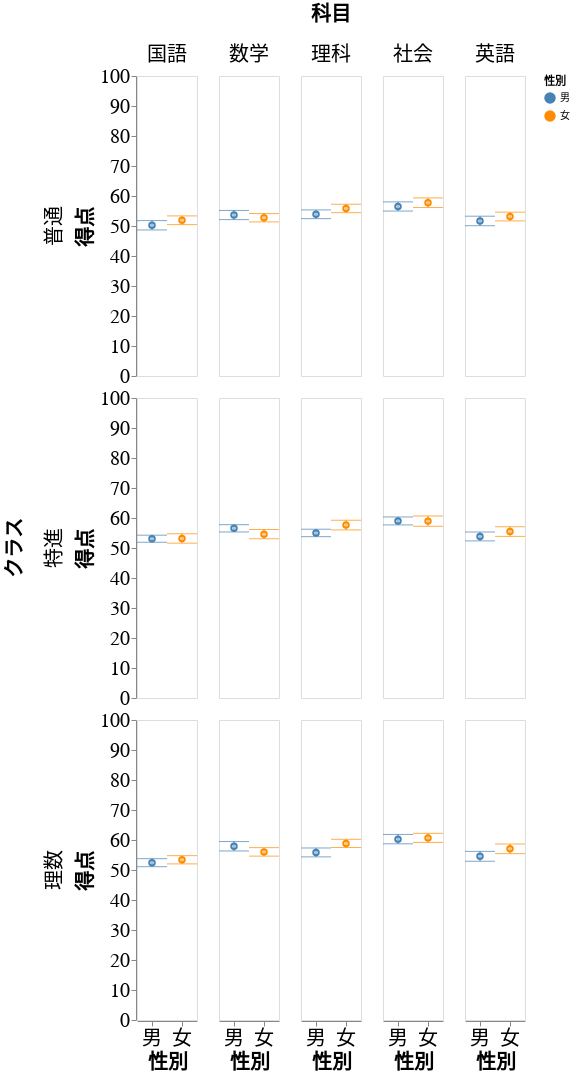

The code cell stored with this chart in its notebook:
### Markdown cell above
## 図の重ね合わせ

各教科の得点の平均を``mark_point()``で、標準誤差を``mark_errorbar()``で表示し、それらを組み合わせる。

### Code cell
import altair as alt
from altair_saver import save

point = (
    alt.Chart()
    .mark_point()
    .encode(
        x=alt.X(
            "性別",
            axis=alt.Axis(
                labelFontSize=20, ticks=True, titleFontSize=20, grid=False, labelAngle=0
            ),
            sort=sex,
        ),
        y=alt.Y(
            "得点:Q",
            aggregate="mean",
            axis=alt.Axis(
                labelFontSize=20, ticks=True, titleFontSize=20, grid=False, domain=True
            ),
            scale=alt.Scale(domain=[0, 100]),
        ),
        color=alt.Color(
            "性別",
            scale=alt.Scale(domain=sex, range=["steelblue", "darkorange"]),
        ),
    )
)

bar = (
    alt.Chart()
    .mark_errorbar(extent="stderr", ticks=True, orient="vertical")
    .encode(
        x=alt.X(
            "性別",
            axis=alt.Axis(
                labelFontSize=20, ticks=True, titleFontSize=20, grid=False, labelAngle=0
            ),
            sort=sex,
        ),
        y=alt.Y(
            "得点:Q",
            axis=alt.Axis(
                labelFontSize=20, ticks=True, titleFontSize=20, grid=False, domain=True
            ),
            scale=alt.Scale(domain=[0, 100]),
        ),
        color=alt.Color(
            "性別",
            scale=alt.Scale(domain=sex, range=["steelblue", "darkorange"]),
        ),
    )
)

chart = (
    alt.layer(point, bar, data=mdf)
    .properties(width=60, height=300)
    .facet(
        column=alt.Column("科目", header=alt.Header(labelFontSize=20, titleFontSize=20)),
        row=alt.Row("クラス", header=alt.Header(labelFontSize=20, titleFontSize=20)),
    )
    .interactive()
)

save(chart, "layered.html", embed_options={"actions": True})
chart

### Figure 1 — Vega-Lite specification as saved in the notebook (floating-point values rounded to 4 significant figures; data arrays with more than 128 entries replaced by an {"elided": "..."} marker saying what was removed)
{"config": {"view": {"continuousWidth": 400, "continuousHeight": 300}}, "data": {"name": "data-70decf8fa1db4bc72d214d7749409b95"}, "facet": {"column": {"field": "科目", "header": {"labelFontSize": 20, "titleFontSize": 20}, "type": "nominal"}, "row": {"field": "クラス", "header": {"labelFontSize": 20, "titleFontSize": 20}, "type": "nominal"}}, "spec": {"layer": [{"mark": "point", "encoding": {"color": {"field": "性別", "scale": {"domain": ["男", "女"], "range": ["steelblue", "darkorange"]}, "type": "nominal"}, "x": {"axis": {"grid": false, "labelAngle": 0, "labelFontSize": 20, "ticks": true, "titleFontSize": 20}, "field": "性別", "sort": ["男", "女"], "type": "nominal"}, "y": {"aggregate": "mean", "axis": {"domain": true, "grid": false, "labelFontSize": 20, "ticks": true, "titleFontSize": 20}, "field": "得点", "scale": {"domain": [0, 100]}, "type": "quantitative"}}, "selection": {"selector005": {"type": "interval", "bind": "scales", "encodings": ["x", "y"]}}}, {"mark": {"type": "errorbar", "extent": "stderr", "orient": "vertical", "ticks": true}, "encoding": {"color": {"field": "性別", "scale": {"domain": ["男", "女"], "range": ["steelblue", "darkorange"]}, "type": "nominal"}, "x": {"axis": {"grid": false, "labelAngle": 0, "labelFontSize": 20, "ticks": true, "titleFontSize": 20}, "field": "性別", "sort": ["男", "女"], "type": "nominal"}, "y": {"axis": {"domain": true, "grid": false, "labelFontSize": 20, "ticks": true, "titleFontSize": 20}, "field": "得点", "scale": {"domain": [0, 100]}, "type": "quantitative"}}}], "height": 300, "width": 60}, "$schema": "https://vega.github.io/schema/vega-lite/v4.17.0.json", "datasets": {"data-70decf8fa1db4bc72d214d7749409b95": {"elided": "1500 records"}}}
